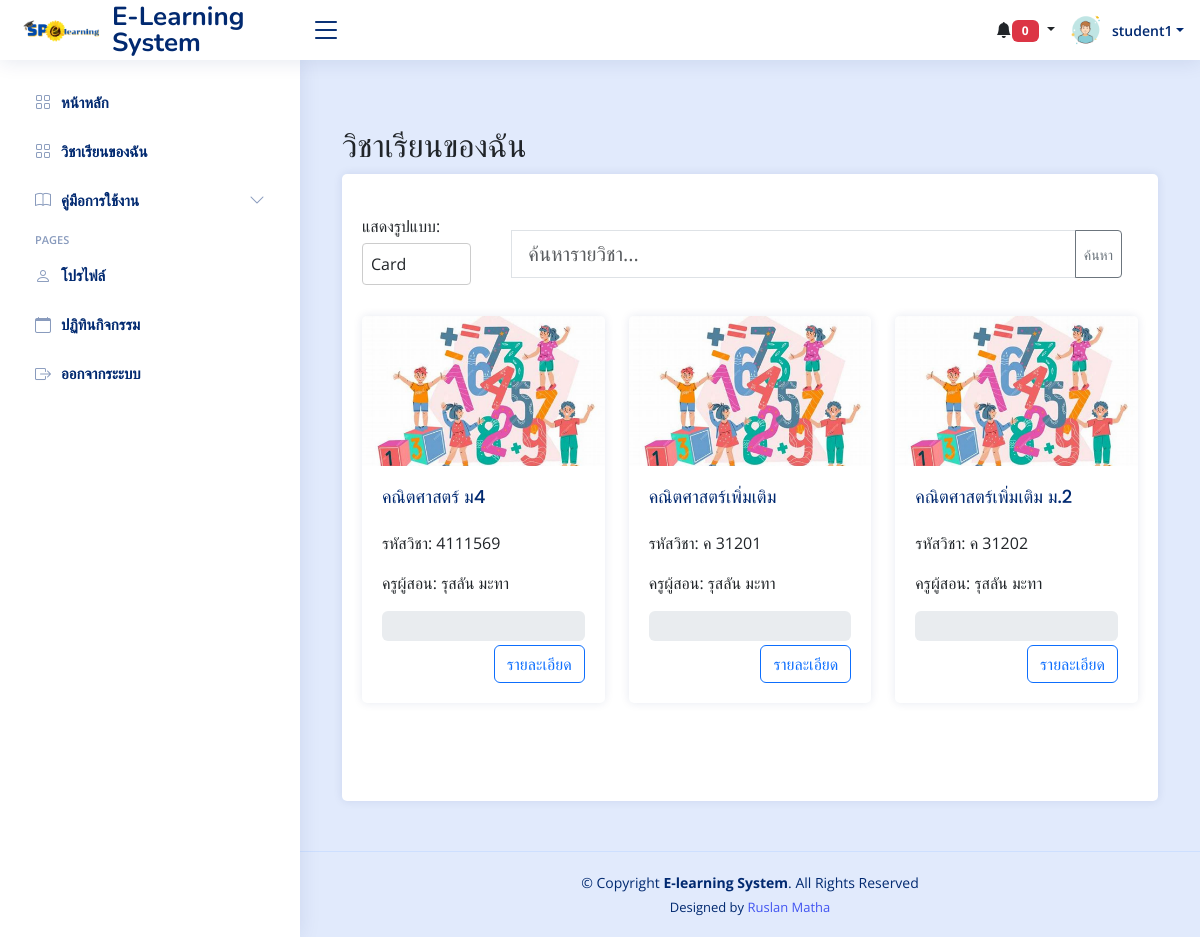
Screenshot of /student/my_course.php (signed in) with the database file from the repository.
### tables this page shows
CREATE TABLE `students` (
  `s_id` int(11) NOT NULL,
  `username` varchar(255) NOT NULL,
  `password` varchar(255) NOT NULL,
  `first_name` varchar(255) NOT NULL,
  `last_name` varchar(255) NOT NULL,
  `class` varchar(50) NOT NULL,
  `image_id` int(11) NOT NULL
);

CREATE TABLE `courses` (
  `c_id` int(11) NOT NULL,
  `course_name` varchar(255) NOT NULL,
  `description` text NOT NULL,
  `teacher_id` int(11) NOT NULL DEFAULT 1,
  `created_at` datetime NOT NULL,
  `updated_at` datetime NOT NULL,
  `c_img` varchar(255) NOT NULL,
  `course_code` varchar(255) NOT NULL,
  `group_id` int(11) DEFAULT NULL,
  `is_open` tinyint(1) DEFAULT 1,
  `access_code` varchar(255) DEFAULT NULL
);

CREATE TABLE `teachers` (
  `t_id` int(11) NOT NULL,
  `username` varchar(255) NOT NULL,
  `password` varchar(255) NOT NULL,
  `first_name` varchar(255) NOT NULL,
  `last_name` varchar(255) NOT NULL,
  `email` varchar(255) NOT NULL,
  `group_id` int(11) DEFAULT NULL,
  `image_id` int(11) DEFAULT NULL
);

### student/my_course.php (the view, shortened to what this page needs)
<?php
include('../connections/connection.php');
$user_id = $_SESSION['user_id'];
$stmt = $db->prepare("SELECT * FROM students WHERE s_id = :user_id");
$stmt->bindParam(':user_id', $user_id);
$stmt->execute();
$student = $stmt->fetch(PDO::FETCH_ASSOC);
$stmt = $db->prepare("SELECT * FROM courses
                      WHERE c_id IN (SELECT course_id FROM student_course_registration WHERE student_id = :user_id)");
$stmt->bindParam(':user_id', $user_id);
$stmt->execute();
$courses = $stmt->fetchAll(PDO::FETCH_ASSOC);
?>
<?php
     include('head.php');
?>
<body>
<?php
     include('header.php');
     include('sidebar.php');
?>
    <main id="main" class="main">
        <div class="container mt-5">
        <h2>วิชาเรียนของฉัน</h2>
            <div class="card">
                <div class="card-body my-4">
                    <div class="row mt-3">
                        <div class="col-sm-2">
                        <div class="form-group">
                        <label for="display-format">แสดงรูปแบบ:</label>
                        <select class="form-control" id="display-format">
                            <option value="card">Card</option>
                        </select>
                    </div>
                        </div>
                        <div class="col-sm-10">
                        <div class="search-bar">
                            <form action="details_All_course.php" method="POST" class="p-3">
                                <div class="input-group">
                                    <input type="text" name="search" id="search" class="form-control form-control-lg  rounded-0" placeholder="ค้นหารายวิชา..." autocomplete="off" required>
                                        <input type="submit" name="submit" value="ค้นหา" class="btn btn-outline-secondary btn-sm">
                                </div>
                            </form>
                        </div>
                        </div>
                    </div>
                    <div class="row mt-3 card-format">
                        <?php if ($courses): ?>
                            <?php foreach ($courses as $course): ?>
                                <div class="col-md-4 mb-4">
                                    <div class="card">
                                        <img src="<?php echo $course['c_img']; ?>" class="card-img-top" alt="Course Image" style="height: 150px; object-fit: cover;">
                                        <div class="card-body">
                                            <h5 class="card-title"><?php echo $course['course_name']; ?></h5>
                                            <p class="card-text">รหัสวิชา: <?php echo $course['course_code']; ?></p>
                                            <?php
                                            $teacher_id = $course['teacher_id'];
                                            $teacher_stmt = $db->prepare("SELECT * FROM teachers WHERE t_id = :teacher_id");
                                            $teacher_stmt->bindParam(':teacher_id', $teacher_id);
                                            $teacher_stmt->execute();
                                            $teacher = $teacher_stmt->fetch(PDO::FETCH_ASSOC);
                                            ?>
                                            <p class="card-text">ครูผู้สอน: <?php echo $teacher['first_name']; ?> <?php echo $teacher['last_name']; ?></p>
                                            <div class="progress">
                                            </div>
                                            <a href="course_details.php?course_id=<?php echo $course['c_id']; ?>" class="btn btn-outline-primary mt-1" style="float: right;">รายละเอียด</a>
                                        </div>
                                    </div>
                                </div>
                            <?php endforeach; ?>
                        <?php else: ?>
                            <div class="col">
                                <p>ไม่มีรายวิชา</p>
                            </div>
                        <?php endif; ?>
                    </div>
                </div>
                </div>
            </div>
    </main>
<?php include('footer.php');?>
</body>
</html>

### student/header.php (shortened to what this page needs)
<header id="header" class="header fixed-top d-flex align-items-center">
<div class="d-flex align-items-center justify-content-between">
  <a href="index.html" class="logo d-flex align-items-center">
    <img src="img/logo.png" alt="">
    <span class="d-none d-lg-block">E-Learning System</span>
  </a>
  <i class="bi bi-list toggle-sidebar-btn"></i>
</div>
<nav class="header-nav ms-auto">
  <ul class="d-flex align-items-center">
<div class="dropdown d-none d-md-block">
  <button class="btn dropdown-toggle" type="button" id="notificationDropdown" data-bs-toggle="dropdown" aria-expanded="false">
    <i class="bi bi-bell-fill"></i><span class="badge bg-danger" id="notificationCount">0</span>
  </button>
</div>
    <li class="nav-item dropdown pe-3">
      <a class="nav-link nav-profile d-flex align-items-center pe-0" href="#" data-bs-toggle="dropdown">
                  <?php if (!empty($student['image_id'])): ?>
                      <?php
                      $imageQuery = "SELECT filename FROM student_images WHERE image_id = :image_id";
                      $imageStmt = $db->prepare($imageQuery);
                      $imageStmt->bindParam(':image_id', $student['image_id']);
                      $imageStmt->execute();
                      $image = $imageStmt->fetch(PDO::FETCH_ASSOC);
                      if (!empty($image['filename'])):
                          $imagePath = 'images/' . $image['filename'];
                      else:
                          $imagePath = 'images/Defaul.png';
                      endif;
                      ?>
                      <img src="<?php echo $imagePath; ?>" alt="Profile" class="rounded-circle">
                  <?php else: ?>
                      <img src="images/Defaul.png" alt="Default Profile" class="rounded-circle">
                  <?php endif; ?>
        <span class="d-none d-md-block dropdown-toggle ps-2"><?php echo $student['first_name'];?></span>
      </a>
    </li>
  </ul>
</nav>
</header>

### student/css/style.css (style rules this page uses)
:root { scroll-behavior: smooth; }
a { color: #4154f1; text-decoration: none; }
h1, h2, h3, h4, h5, h6 { font-family: "Nunito", sans-serif; }
#main { margin-top: 60px; padding: 20px 30px; transition: all 0.3s; }
.logo { line-height: 1; }
@media (min-width: 1200px) { .logo { width: 280px; } }
.logo img { max-height: 26px; margin-right: 6px; }
.logo span { font-size: 26px; font-weight: 700; color: #012970; font-family: "Nunito", sans-serif; }
.header { transition: all 0.5s; z-index: 997; height: 60px; box-shadow: 0px 2px 20px rgba(1, 41, 112, 0.1); background-color: #fff; padding-left: 20px; }
.header .toggle-sidebar-btn { font-size: 32px; padding-left: 10px; cursor: pointer; color: #012970; }
@media (min-width: 1200px) { #main, #footer { margin-left: 300px; } }

### student/head.php (style rules this page uses)
body { font-family: "Open Sans", sans-serif; background-color: #e1eafc; }
.form-group { margin-bottom: 15px; }
.form-group label { display: block; margin-bottom: 5px; }
.form-group input[type="text"], .form-group textarea, .form-group select { width: 100%; padding: 8px; border: 1px solid #ccc; border-radius: 4px; box-sizing: border-box; }
.badge { font-weight: bold; text-transform: uppercase; padding: 5px 10px; min-width: 19px; }
.header-nav ul { list-style: none; }
.header-nav>ul { margin: 0; padding: 0; }
.header-nav .nav-profile { color: #012970; }
.header-nav .nav-profile img { max-height: 36px; }
.header-nav .nav-profile span { font-size: 14px; font-weight: 600; }
.card { margin-bottom: 30px; border: none; border-radius: 5px; box-shadow: 0px 0px 10px rgba(1, 41, 112, 0.1); background-color: #fff; }
.card-title { padding: 20px 0 15px 0; font-size: 18px; font-weight: 500; color: #012970; font-family: "Poppins", sans-serif; }
.card-body { padding: 0 20px 20px 20px; }
.progress { height: 30px; }

### rows the page displays
students: first_name "student1"
courses: c_img (picture), course_name "คณิตศาสตร์ ม4", course_code "4111569", teacher.first_name "รุสลัน", teacher.last_name "มะทา"
courses: c_img (picture), course_name "คณิตศาสตร์เพิ่มเติม", course_code "ค 31201", teacher.first_name "รุสลัน", teacher.last_name "มะทา"
courses: c_img (picture), course_name "คณิตศาสตร์เพิ่มเติม ม.2", course_code "ค 31202", teacher.first_name "รุสลัน", teacher.last_name "มะทา"
